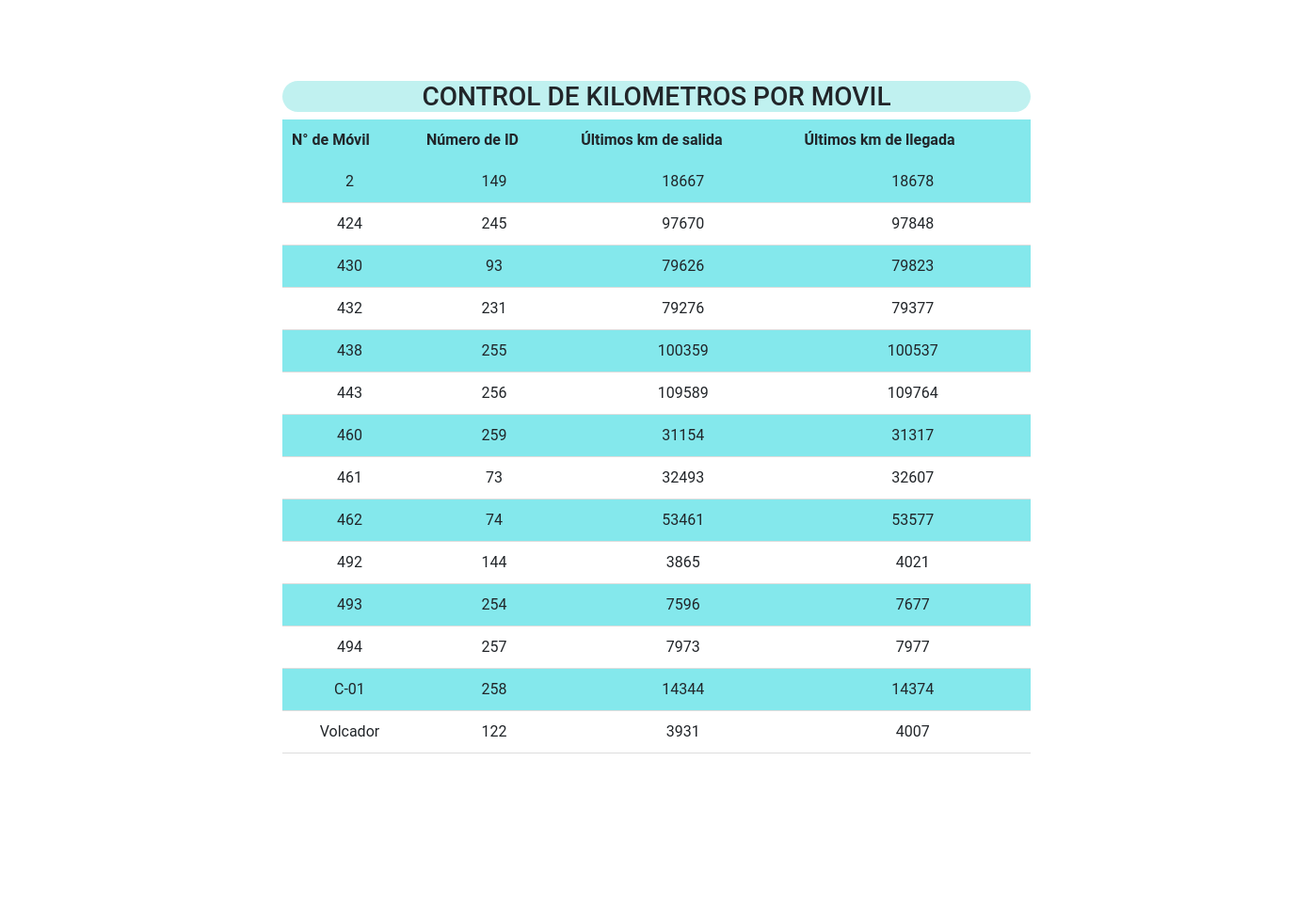
Before: / (middle part) with the older database file.
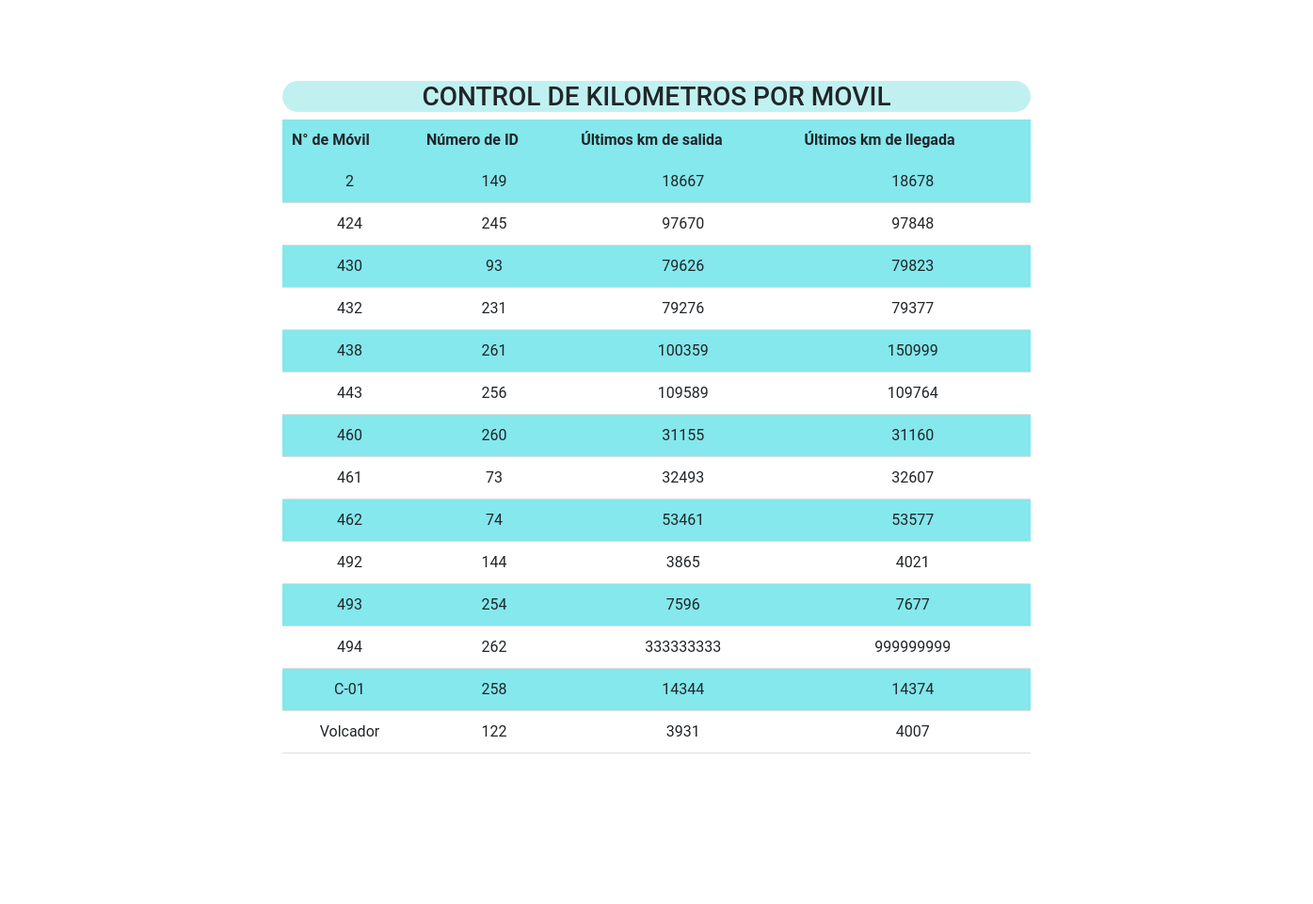
After: the same page with the newer database file.
### main.py (models this page shows)
    class Movimientos_moviles(db.Model):
        __tablename__ = 'Movimientos_moviles'  # Agrega esta línea para especificar el nombre de la tabla en la base de datos
        id_movimiento = db.Column(db.Integer, primary_key=True)
        fecha = db.Column(db.Date)
        numero_movil = db.Column(db.Integer)
        destino = db.Column(db.String(1000))
        hora_salida = db.Column(db.Time)
        km_salida = db.Column(db.Integer)
        hora_llegada = db.Column(db.Time)
        km_llegada = db.Column(db.Integer)
        a_cargo = db.Column(db.String(50))
        chofer = db.Column(db.String(50))
        novedades = db.Column(db.String(100))

### main.py (the view, shortened to what this page needs)
@app.route('/', methods=['GET', 'POST'])
def index():
    resultados_consulta = db.session.query(
        Movimientos_moviles.numero_movil,
        db.func.max(Movimientos_moviles.id_movimiento).label('last_id'),
        Movimientos_moviles.km_salida,
        Movimientos_moviles.km_llegada
    ).group_by(Movimientos_moviles.numero_movil).order_by(Movimientos_moviles.numero_movil).all()
    return render_template("index.html", moviles=movimientos, ultimos=resultados_consulta)

### templates/index.html (shortened to what this page needs)
{% extends "base.html" %}
{% block content %}
<body id="index-body">
<section id="ultimosmv">
  <div class="row">
    <div class="col-lg-12 col-md-12 text-center">
        <h3 class="text-center titulo_form_index">CONTROL DE KILOMETROS POR MOVIL</h3>
 {% if ultimos %}
                <table class="tabla_agentes" id="tablacarnet2">
                    <thead>
                        <tr>
                            <th>N° de Móvil</th>
                            <th>Número de ID</th>
                            <th>Últimos km de salida</th>
                            <th>Últimos km de llegada</th>
                        </tr>
                    </thead>
                    <tbody>
                        {% for item in ultimos %}
                            <tr>
                                <td>{{ item.numero_movil }}</td>
                                <td>{{ item.last_id }}</td>
                                <td>{{ item.km_salida }}</td>
                                <td>{{ item.km_llegada }}</td>
                            </tr>
                        {% endfor %}
                    </tbody>
                </table>
            {% endif %}
        </div>
    </div>
</section>
{% endblock %}

Changed rows visible on the page:
no longer on this page (row unchanged): Movimientos_moviles: numero_movil "438", last_id "255", km_salida "100359", km_llegada "100537"
no longer on this page (row unchanged): Movimientos_moviles: numero_movil "460", last_id "259", km_salida "31154", km_llegada "31317"
no longer on this page (row unchanged): Movimientos_moviles: numero_movil "494", last_id "257", km_salida "7973", km_llegada "7977"
added Movimientos_moviles: numero_movil "438", last_id "261", km_salida "100359", km_llegada "150999"
added Movimientos_moviles: numero_movil "460", last_id "260", km_salida "31155", km_llegada "31160"
added Movimientos_moviles: numero_movil "494", last_id "262", km_salida "333333333", km_llegada "999999999"
